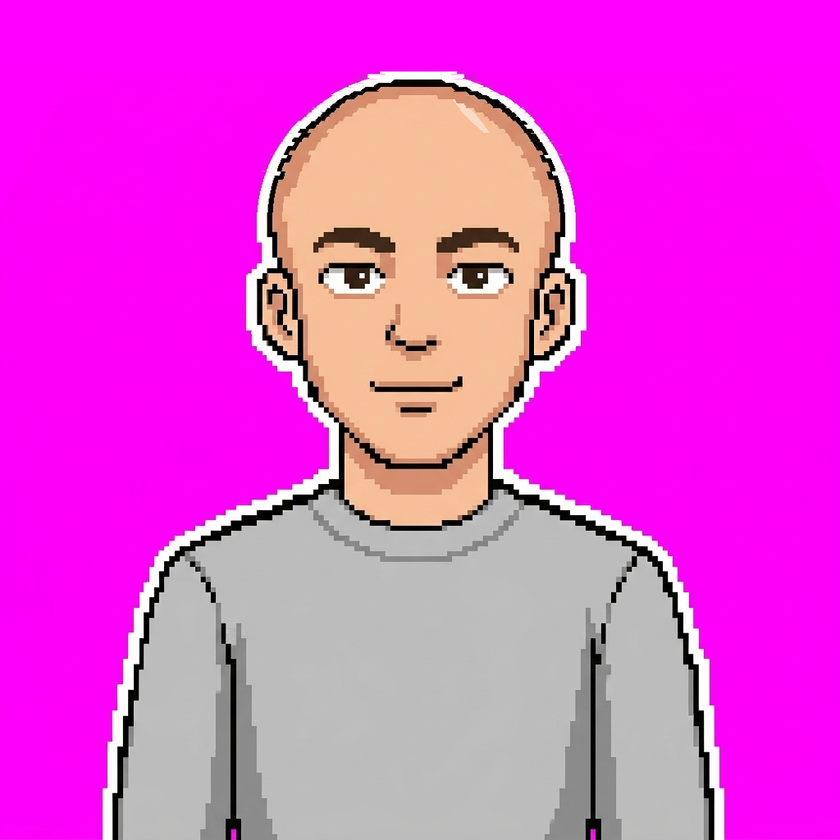
#> input picture manequim/manequim.png, 840 x 840 px, shrunk from 1024 x 1024 before the run
$ python brilho.py ../manequim/manequim.png ../manequim/manequim.png
#> lines starting #> are read from the running program, lines starting #| are printed output that depends on the picture; after the words box and inside, x2 and y2 are one past the last pixel; in counts of white or black regions, pixels touching at a corner belong together
"""O brilho da careca (como no exemplo do dono): uma faixa curta e clara, inclinada, no alto à
direita do crânio, num tom mais claro da própria pele.

    python brilho.py ENTRADA SAIDA
"""
import sys
import numpy as np
from PIL import Image
ent, sai = sys.argv[1], sys.argv[2]
im = np.asarray(Image.open(ent).convert("RGB")).copy()
#> im is the input picture: shape (840, 840, 3); mean R, G, B 225.8, 74.8, 211.7
r, g, b = (im[..., i].astype(int) for i in range(3))
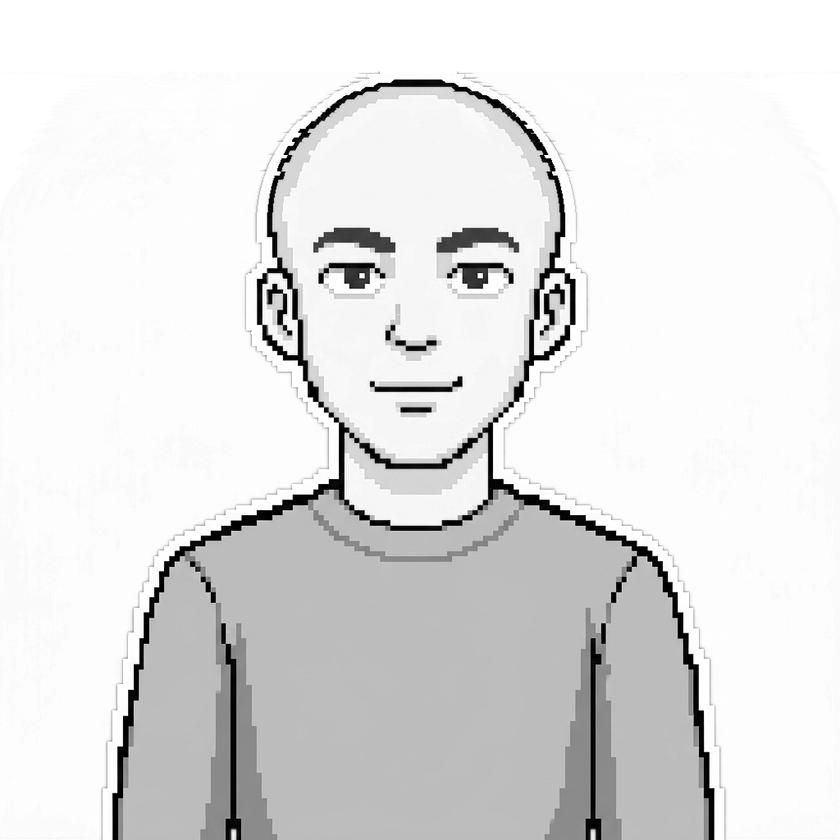
#> r: shape (840, 840) int64; min 0, max 255, mean 225.8
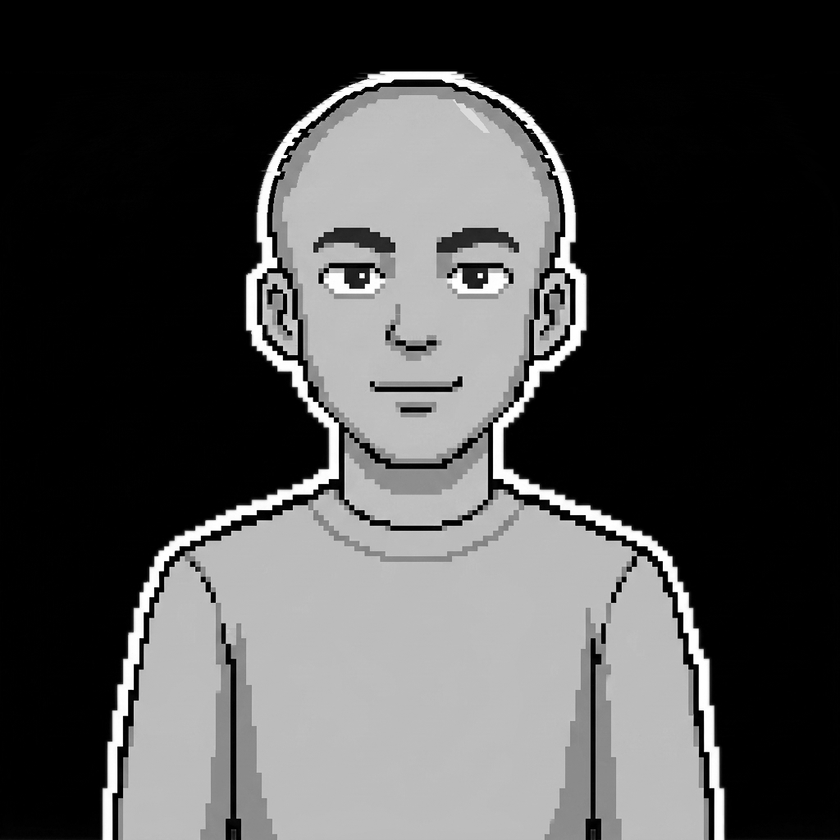
#> g: shape (840, 840) int64; min 0, max 255, mean 74.8
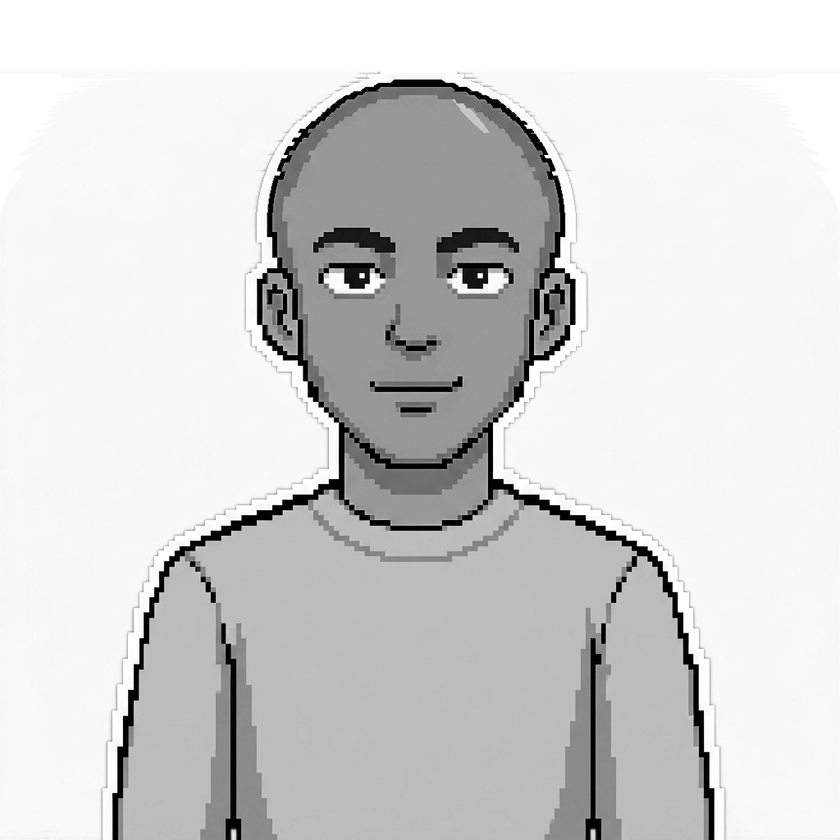
#> b: shape (840, 840) int64; min 0, max 255, mean 211.7
magenta = (r > 160) & (b > 160) & (g < 120)
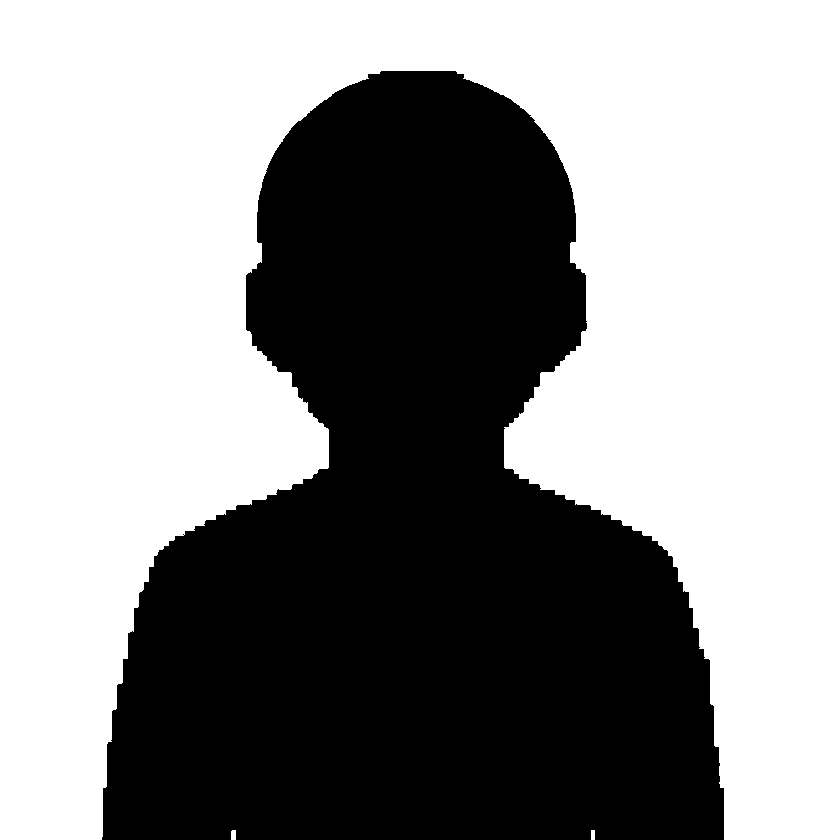
#> magenta: shape (840, 840) bool; 56.9% white; 1 black region, box (x1, y1, x2, y2) and area: (102, 71, 724, 840) 304038
topo = int(np.nonzero((~magenta).any(1))[0][0])
#> topo = 71
cols = np.nonzero(~magenta[topo + 60])[0]
#> cols = 254 values from 289 to 542
centro, larg = (cols[0] + cols[-1]) / 2, cols[-1] - cols[0]
#> centro = 415.5; larg = 253
pele = np.median(im[topo + 90: topo + 120, int(centro) - 40: int(centro) + 40].reshape(-1, 3), axis=0)
#> pele = [246, 191, 152]
clara = np.clip(pele + (255 - pele) * 0.45, 0, 255).astype(np.uint8)
#> clara = [250, 219, 198]
# a faixa: de (centro + 0.18 L, topo + 34) a (centro + 0.30 L, topo + 70), com 14 px de grossura
y0, x0 = topo + 34, centro + 0.17 * larg
#> y0 = 105; x0 = 458.5
y1, x1 = topo + 74, centro + 0.30 * larg
#> y1 = 145; x1 = 491.4
for t in np.linspace(0, 1, 120):
    yc, xc = y0 + (y1 - y0) * t, x0 + (x1 - x0) * t
    meia = 7 * (1 - abs(t - 0.45) * 0.9)
    for dx in range(-int(meia), int(meia) + 1):
        y, x = int(round(yc)), int(round(xc + dx))
        if np.abs(im[y, x].astype(int) - pele).sum() < 60:      # só sobre a pele
            im[y, x] = clara
#> this loop made 120 passes
#> (yc, xc) on passes 1 to 12: (105, 458.5), (105.3, 458.8), (105.7, 459.1), (106, 459.3), (106.3, 459.6), (106.7, 459.9), (107, 460.2), (107.4, 460.4), (107.7, 460.7), (108, 461), (108.4, 461.3), (108.7, 461.6)
#> im: shape (840, 840, 3); 0.04% of pixels changed, all inside (x1, y1, x2, y2) = (455, 105, 495, 146)
Image.fromarray(im).save(sai)
print("ok", pele.astype(int).tolist(), "->", clara.tolist())
#| ok [246, 191, 152] -> [250, 219, 198]
